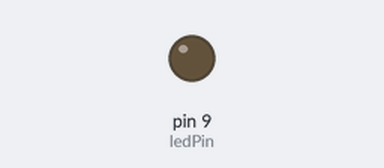
The sketch below on a simulated Arduino Uno, built with avr-gcc and run on an emulated ATmega328P. Parts: output pins drawn as LEDs (lit = HIGH).

Above: at 0.05 s.
At 1.5 s:
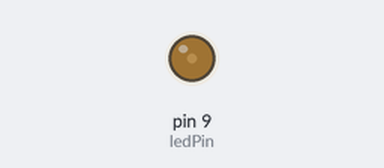
At 3.0 s:
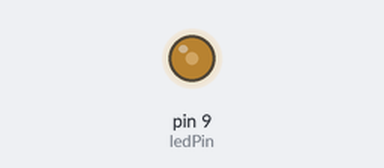
At 6.0 s:
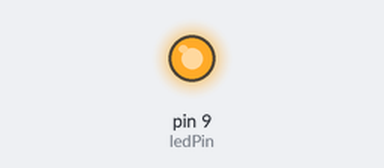
Timing chart, 0 to 7.8 s (numbered marks = the images above):
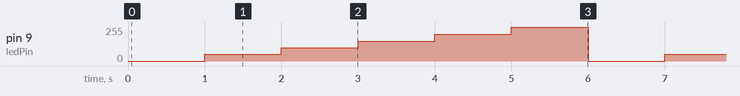

Measured:
- by itself, pin 9 (ledPin): repeats every 6.0 s: 100/255 1.0 s, 150/255 1.0 s, 200/255 1.0 s, 255/255 1.0 s, 0/255 1.0 s, 50/255 1.0 s

The sketch:

iot_1_4_1.ino
```cpp
int  ledPin = 9;

void  setup()  {
}

void  loop()  {
       analogWrite(ledPin, 0);
       delay(1000);
       analogWrite(ledPin, 50);
       delay(1000);
       analogWrite(ledPin, 100);
       delay(1000);
       analogWrite(ledPin, 150);
       delay(1000);
       analogWrite(ledPin, 200);
       delay(1000);
       analogWrite(ledPin, 255);
       delay(1000);
}
```
